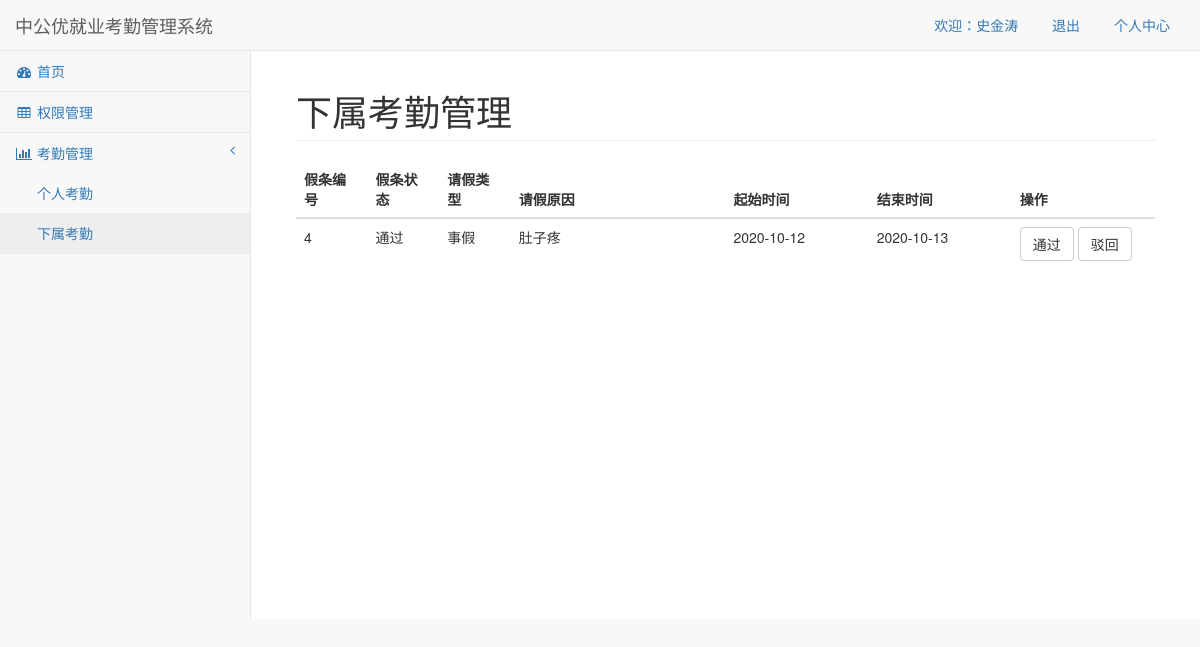
/att_list_sub/ (signed in), run on the app's committed database.
### models.py (models this page shows, shortened)
class Base(db.Model):
    __abstract__ = True
    id = db.Column(db.Integer,primary_key=True,autoincrement=True)

class Attendance(Base):
    __tablename__ = "attendance"
    reason = db.Column(db.Text) # 请假原因
    atype = db.Column(db.String(32))
    adate = db.Column(db.Float) # 请假天数
    start_time = db.Column(db.Date)
    end_time = db.Column(db.Date)
    astauts = db.Column(db.String(32),default="申请中") # 假条状态
    examine = db.Column(db.String(32),nullable=True,default="") # 审核人
    person_id = db.Column(db.Integer,db.ForeignKey("person.id"))

### views.py (the view)
@app.route("/att_list_sub/",methods=["GET","POST"])
def att_list_sub():
    posi_obj = request.cookies.get("person_id")
    po_obj = Person.query.get(posi_obj)
    posi_obj = po_obj.positions.level
    print(posi_obj)
    position_obj = Position.query.filter(Position.Department_id == po_obj.positions.Department_id).all()
    print(position_obj)
    list1 = []
    for i in position_obj:
        if posi_obj < i.level:
            person_obj = Person.query.filter(Person.position_id == i.id).first()
            id2 = person_obj.id
            obj = Attendance.query.filter(Attendance.person_id == id2).first()
            list1.append(obj)
    return render_template("attendence_down.html",list1=list1)

### views.py (called while the page is built)
@app.add_template_global
def aa():
    result = {
        'news': False,
        'renshi': False
    }
    person_id = request.cookies.get('person_id')
    person_obj = Person.query.get(person_id)
    pos_obj = person_obj.positions  # 职位对象
    permission_obj_list = pos_obj.permission  # 权限对象。
    for permission_obj in permission_obj_list:
        if permission_obj.name == '新闻管理':
            result['news'] = True
        if permission_obj.name == '人事管理':
            result['renshi'] = True
        if permission_obj.name == '考勤管理':
            result['kaoqin'] = True
    return result

### templates/attendence_down.html (shortened to what this page needs)
{% extends "base.html" %}
{% block contain_title %}
下属考勤管理
{% endblock %}
{% block contain %}
<div class="row">
                <div class="col-lg-12">
                    <table class="table">
                        <thead>
                        <tr>
                            <th>假条编号</th>
                            <th>假条状态</th>
                            <th>请假类型</th>
                            <th>请假原因</th>
                            <th>起始时间</th>
                            <th>结束时间</th>
                            <th>操作</th>
                        </tr>
                        </thead>
                        <tbody>
                    {% for i in list1 %}
                        <tr>
                            <td class="col-lg-1">{{ i.id }}</td>
                            <td class="col-lg-1">{{ i.astauts }}</td>
                            <td class="col-lg-1">{{ i.atype }}</td>
                            <td class="col-lg-3">{{ i.reason }}</td>
                            <td class="col-lg-2">{{ i.start_time }}</td>
                            <td class="col-lg-2">{{ i.end_time }}</td>
                            <td class="col-lg-2">
                                <a href="/update_att_sub/?id={{ i.id }}&status=通过" class="btn btn-default">通过</a>
                                <a href="/update_att_sub/？id={{ i.id }}&status=驳回" class="btn btn-default">驳回</a>
                            </td>
                        </tr>
                    {% endfor %}
                        </tbody>
                    </table>
                </div>
            </div>
{% endblock %}

### data on the page
Attendance: id "4", astauts "通过", atype "事假", reason "肚子疼", start_time "2020-10-12", end_time "2020-10-13"

### other printed values
{{ request.cookies.get("person_name") }} "史金涛"
